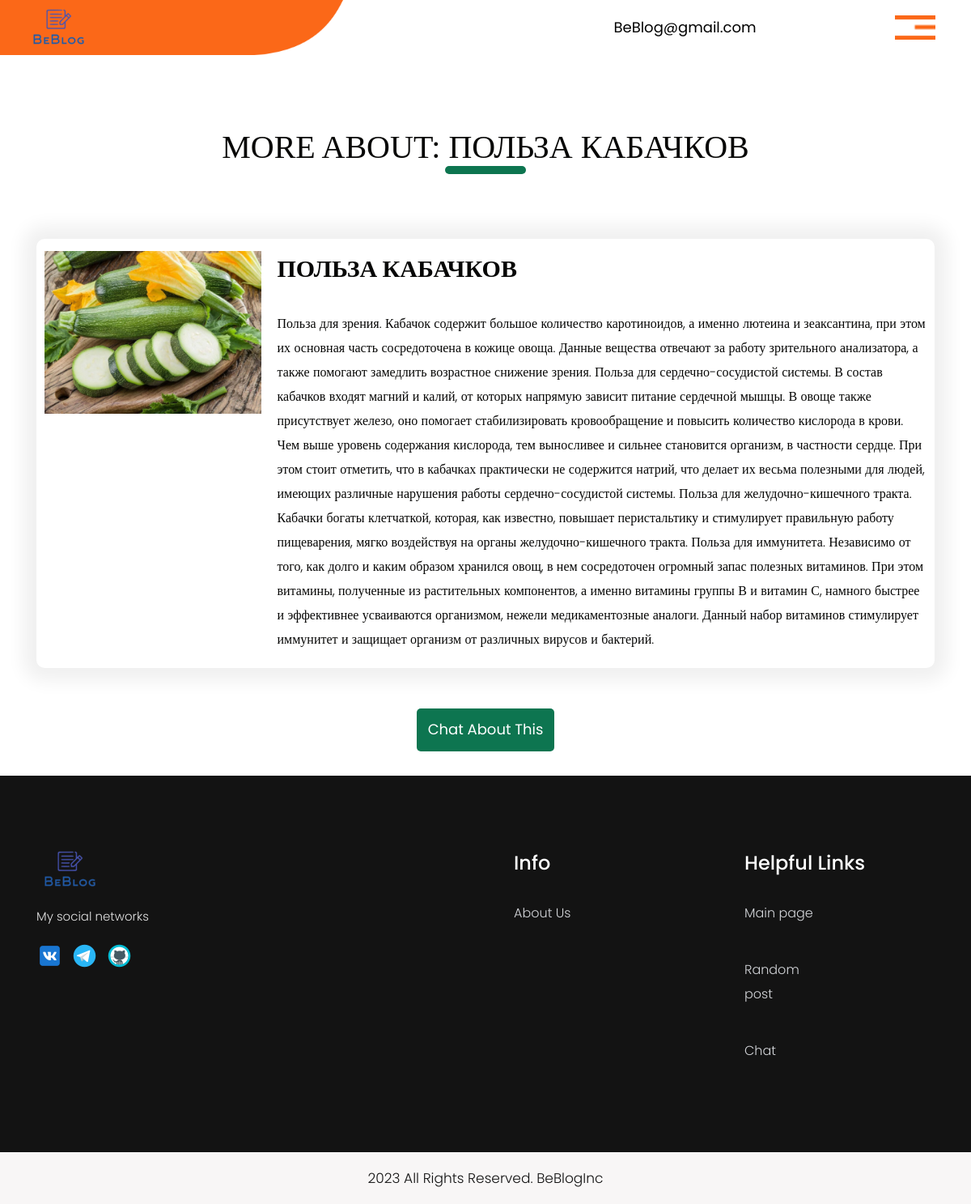
The app's page /BeBlog/post--1/ with its own data.
### blog/models.py (models this page shows, shortened)
class Post(models.Model):
    title = models.CharField(max_length=512, verbose_name="пост")
    description = models.TextField(max_length=256, verbose_name="описание")
    content = models.TextField(verbose_name="контент")
    author = models.ForeignKey(User, related_name="posts", on_delete=models.CASCADE)
    date = models.DateTimeField(auto_now_add=True)
    image = models.ImageField(verbose_name="изображение", upload_to="blog/", blank=True)
    class Meta:
        verbose_name_plural = "посты"
        verbose_name = "пост"

### blog/views.py (the view)
# urls.py: path("post--<int:pk>/", PostDetailView.as_view(), name="post-detail"),
class PostDetailView(DetailView):
    model = Post
    context_object_name = "post"

### templates/blog/post_detail.html
{% extends 'general/base.html' %}
{% load static %}
{% block content %}
    <div class="services_section layout_padding">
        <div class="container">
            <h1 class="services_taital">More about: {{ post.title }}</h1>
            <div class="services_section_2">
                <div class="news_main">
                    <div class="news_section_left">
                        <div class="image_2"><img src="{{ post.image.url }}" alt="Картинка поста"></div>
                    </div>
                    <div class="news_section_right">
                        <h1 class="great_text">{{ post.title }}</h1>
                        <p class="dolor_text">{{ post.content }}</p>
                    </div>
                </div>
            </div>
            <div class="read_bt"><a href="http://192.168.1.77:8080/">Chat About This</a></div>
        </div>
    </div>
{% endblock %}

### static/css/style.css (style rules this page uses)
* { box-sizing: border-box !important; transition: ease all 0.5s; }
html { scroll-behavior: smooth; }
body { color: #666666; font-size: 14px; font-family: Poppins; line-height: 1.80857; font-weight: normal; overflow-x: hidden; }
a { color: #1f1f1f; text-decoration: none !important; outline: none !important; -webkit-transition: all .3s ease-in-out; -moz-transition: all .3s ease-in-out; -ms-transition: all .3s ease-in-out; -o-transition: all .3s ease-in-out; transition: all .3s ease-in-out; }
h1, h2, h3, h4, h5, h6 { letter-spacing: 0; font-weight: normal; position: relative; padding: 0 0 10px 0; font-weight: normal; line-height: normal; color: #111111; margin: 0 }
h1 { font-size: 24px }
*, *::after, *::before { -webkit-box-sizing: border-box; -moz-box-sizing: border-box; box-sizing: border-box; }
p { margin: 20px; font-weight: 300; font-size: 15px; line-height: 24px; }
a { color: #222222; text-decoration: none; outline: none !important; }
a, .btn { text-decoration: none !important; outline: none !important; -webkit-transition: all .3s ease-in-out; -moz-transition: all .3s ease-in-out; -ms-transition: all .3s ease-in-out; -o-transition: all .3s ease-in-out; transition: all .3s ease-in-out; }
img { max-width: 100%; height: auto; }
.layout_padding { padding-top: 90px; padding-bottom: 0px; }
.services_section { width: 100%; float: left; }
.services_taital { width: 100%; float: left; font-size: 40px; color: #070706; text-align: center; font-family: Verdana; text-transform: uppercase; }
.services_taital:after { content: ''; position: absolute; width: 100px; border-bottom: 10px solid #0d7550; justify-content: center; margin: 0 auto; left: 0px; right: 0px; display: block; border-radius: 20px; }
.services_section_2 { width: 100%; float: left; margin-top: 50px; }
.news_main { width: 100%; float: left; padding-top: 40px; background-color: #ffffff; border-radius: 10px; padding: 15px 30px 0px 10px; box-shadow: 0px 0px 22px 16px #f0f0f0; margin-top: 30px; }
.news_section_left { width: 25%; float: left; }
.news_section_right { width: 75%; float: left; }
.great_text { width: 100%; float: left; font-size: 30px; color: #070706; margin-left: 20px; text-transform: uppercase; font-weight: bold; }
.dolor_text { width: 100%; float: left; font-size: 16px; color: #070706; margin-left: 20px; line-height: 30px; }
.read_bt { width: 170px; margin: 0 auto; text-align: center; }
.read_bt a { width: 100%; float: left; font-size: 18px; color: #ffffff; background-color: #0d7550; border-radius: 5px; padding: 10px; text-align: center; margin-top: 50px; }

### records on screen
Post: title "ПОЛЬЗА КАБАЧКОВ", image (picture), content "Польза для зрения. Кабачок содержит большое количество каротиноидов, а именно лютеина и зеаксантина, при этом их основная часть сосредоточена в кожице овоща. Данные вещества отвечают за работу зрительного анализатора, а также помогают замедлить возрастное снижение зрения. Польза для сердечно-сосудистой системы. В состав кабачков входят магний и калий, от которых напрямую зависит питание сердечной мышцы. В овоще также присутствует железо, оно помогает стабилизировать кровообращение и повысить количество кислорода в крови. Чем выше уровень содержания кислорода, тем выносливее и сильнее становится организм, в частности сердце. При этом стоит отметить, что в кабачках практически не содержится…"
